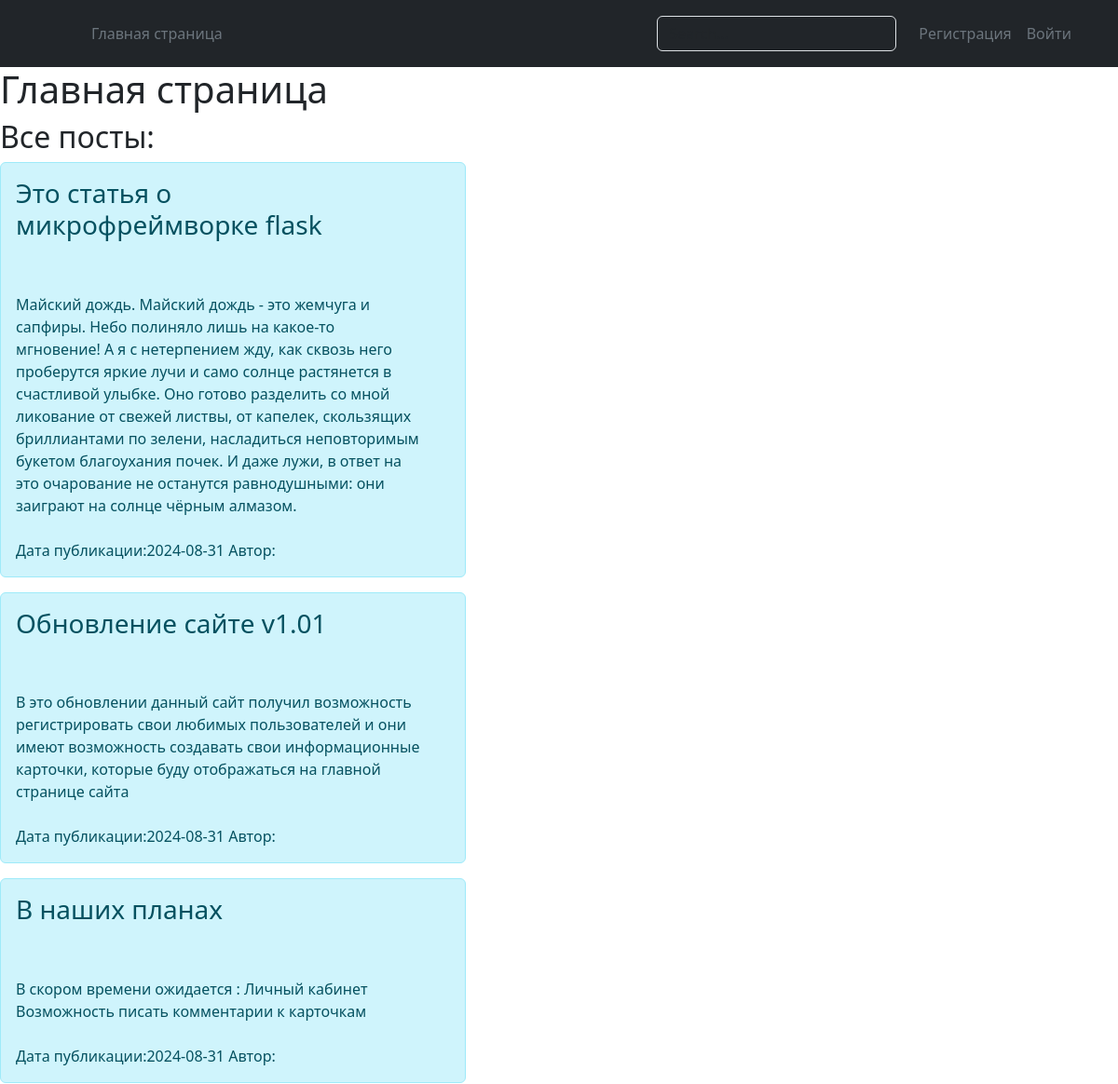
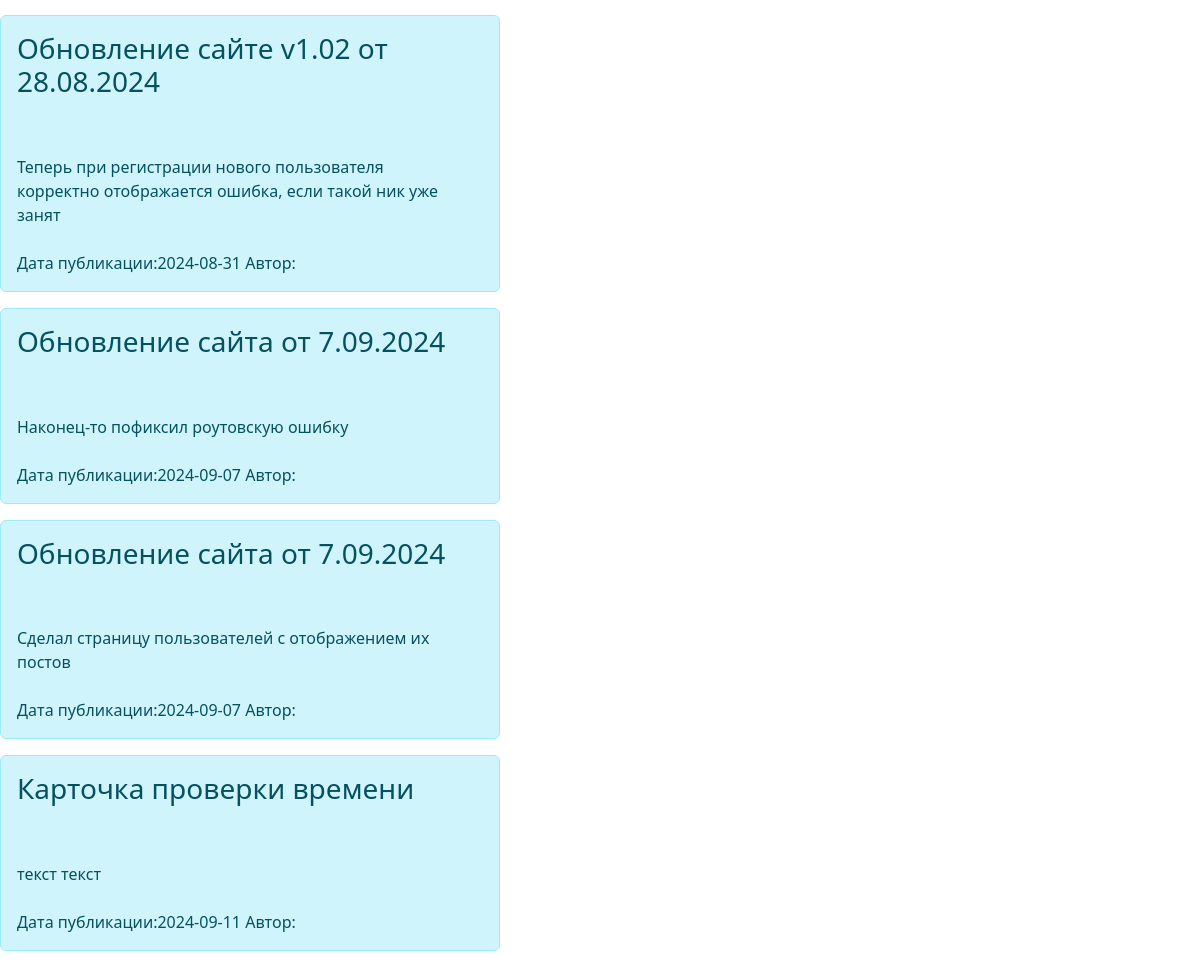
/index, run on the app's committed database (2 pictures, top to bottom).
### app.py (models this page shows, shortened)
class Cards(db.Model):
    id = db.Column(db.Integer, primary_key=True)
    name = db.Column(db.String, nullable=False)
    text = db.Column(db.Text)
    date_add_card = db.Column(db.DateTime, default=datetime.utcnow)
    user_id = db.Column(db.Integer, db.ForeignKey('user.id'))

### app.py (the view)
@app.route("/")
@app.route("/index")
def index():
    list_post = User.query.all()
    list_cards = Cards.query.all()
    return render_template("index.html",   list_cards=list_cards, list_post=list_post)

### templates/index.html (shortened to what this page needs)
{% extends 'base.html' %}
{% block body %}
<h1>Главная страница</h1>
<h2>Все посты:</h2>
{% for el in   list_cards  %}
<div class="alert alert-dismissible alert-info col-5"
                         role="alert"
                         id="alert">
                       <h3> {{ el.name }} </h3>
    <br>
    <br>
                         {{ el.text }}
    <br>
    <br>
            Дата публикации:{{ el.date_add_card.date()  }}
    Автор: {{ el.username }}
 </div>
{% endfor %}
{% endblock %}

### data on the page
Cards: name "Это статья о микрофреймворке flask", text "Майский дождь. Майский дождь - это жемчуга и сапфиры. Небо полиняло лишь на какое-то мгновение! А я с нетерпением жду, как сквозь него проберутся яркие лучи и само солнце растянется в счастливой улыбке. Оно готово разделить со мной ликование от свежей листвы, от капелек, скользящих бриллиантами по зелени, насладиться неповторимым букетом благоухания почек. И даже лужи, в ответ на это очарование не останутся равнодушными: они заиграют на солнце чёрным алмазом.", date_add_card "2024-08-31"
Cards: name "Обновление сайте v1.01", text "В это обновлении данный сайт получил возможность регистрировать свои любимых пользователей и они имеют возможность создавать свои информационные карточки, которые буду отображаться на главной странице сайта", date_add_card "2024-08-31"
Cards: name "В наших планах", text "В скором времени ожидается : Личный кабинет Возможность писать комментарии к карточкам", date_add_card "2024-08-31"
Cards: name "Обновление сайте v1.02 от 28.08.2024", text "Теперь при регистрации нового пользователя корректно отображается ошибка, если такой ник уже занят", date_add_card "2024-08-31"
Cards: name "Обновление сайта от 7.09.2024", text "Наконец-то пофиксил роутовскую ошибку", date_add_card "2024-09-07"
Cards: name "Обновление сайта от 7.09.2024", text "Сделал страницу пользователей с отображением их постов", date_add_card "2024-09-07"
Cards: name "Карточка проверки времени", text "текст текст", date_add_card "2024-09-11"
